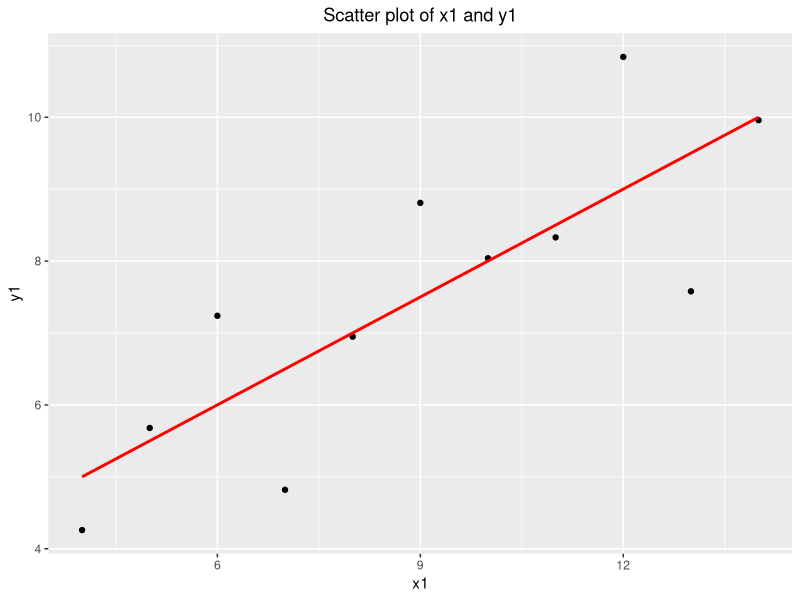
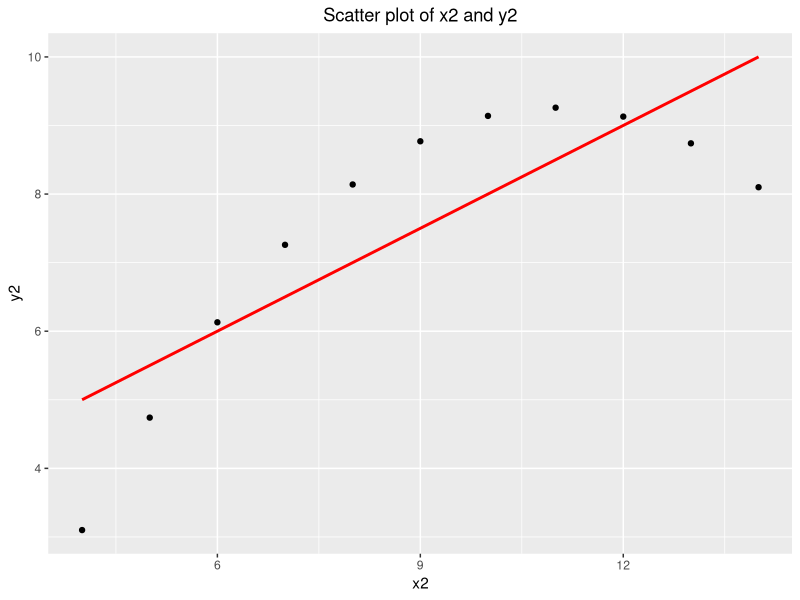
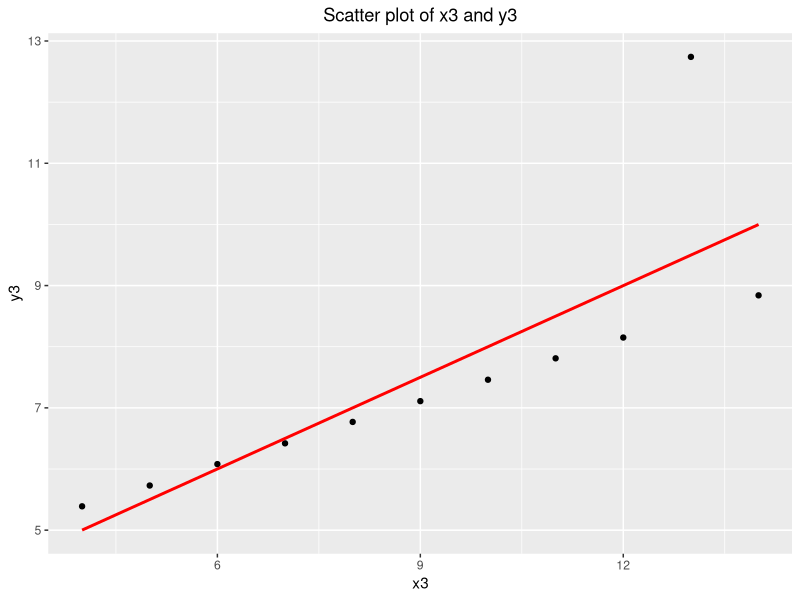
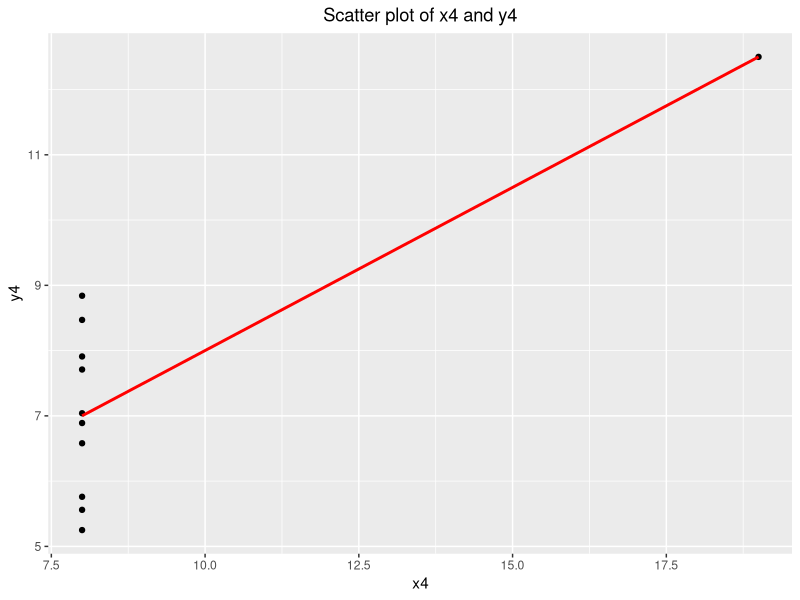
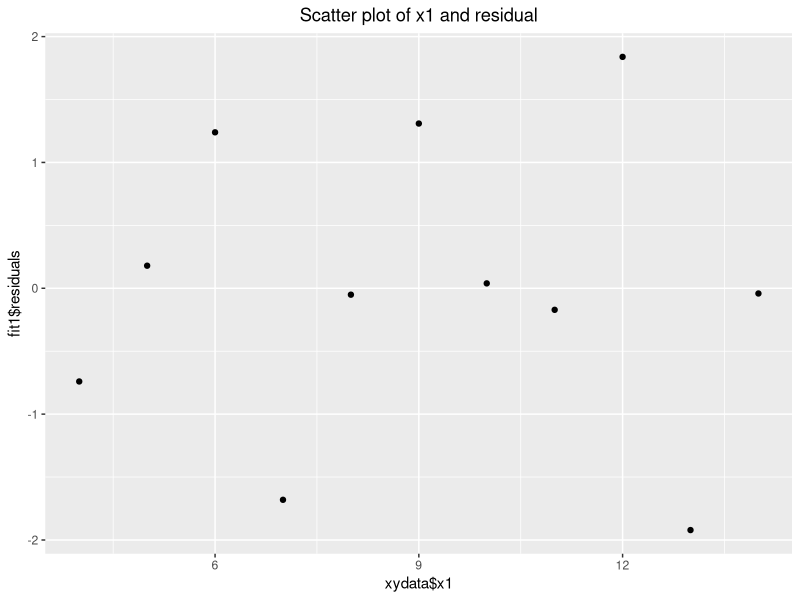
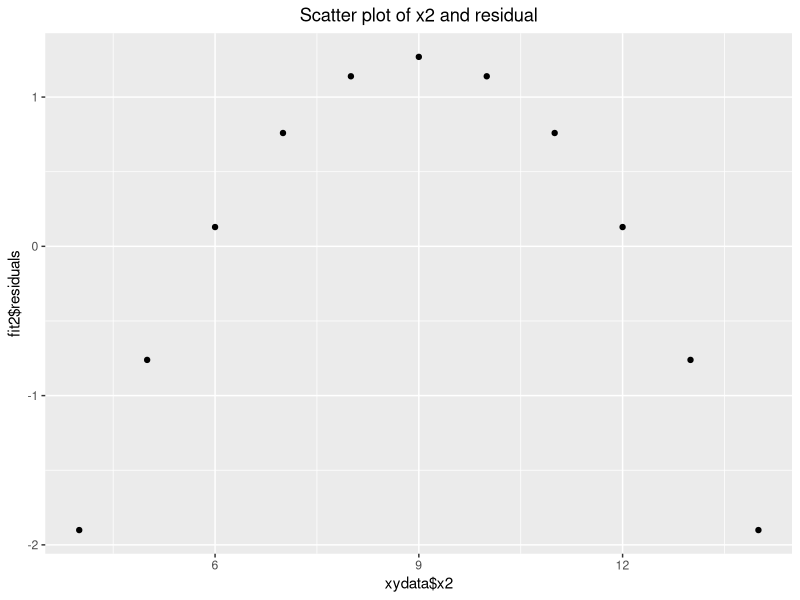
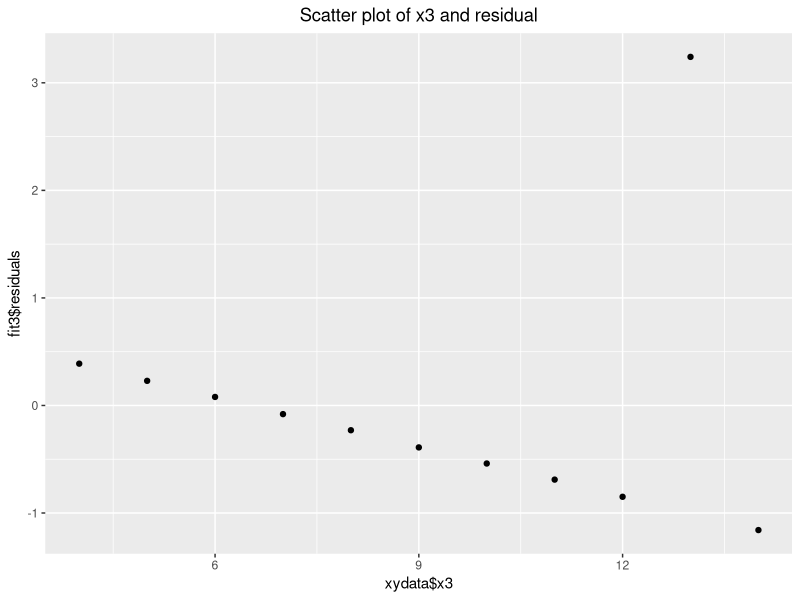
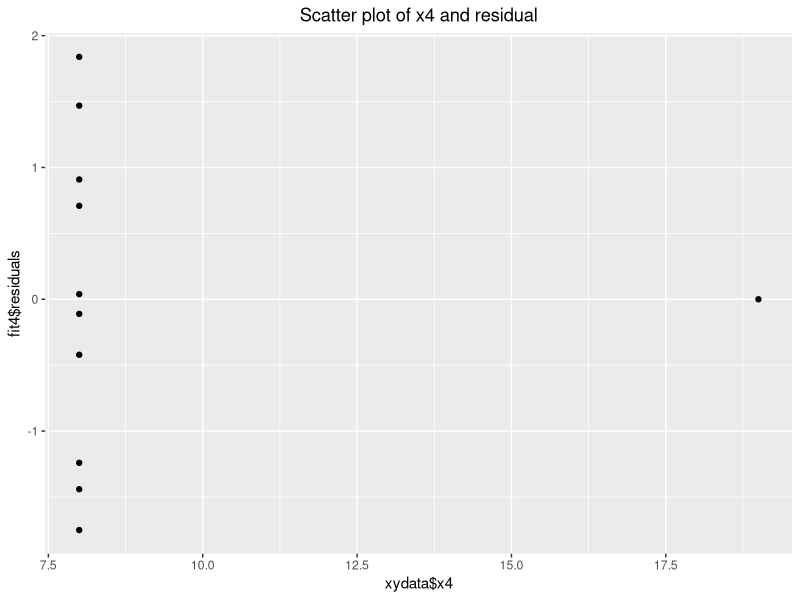

The R source for these figures, in order:
## ---- chunk 1
#| echo: false 

# clear the mamory and import package
rm(list = ls())
library(tidyverse)
library(here)

# Import data

xydata <- read.csv(here("data", "xydata.csv"))
## ---- chunk 2
# correlation between x1 and y1
cor(xydata$x1, xydata$y1)
## ---- chunk 3
# correlation between x2 and y2
cor(xydata$x2, xydata$y2)
## ---- chunk 4
# correlation between x3 and y3
cor(xydata$x3, xydata$y3)
## ---- chunk 5
# correlation between x4 and y4
cor(xydata$x4, xydata$y4)
## ---- chunk 6
fit1 <- lm(xydata$y1 ~ xydata$x1)
summary(fit1)
## ---- chunk 7
fit2 <- lm(xydata$y2 ~ xydata$x2)
summary(fit2)
## ---- chunk 8
fit3 <- lm(xydata$y3 ~ xydata$x3)
summary(fit3)
## ---- chunk 9
fit4 <- lm(xydata$y4 ~ xydata$x4)
summary(fit4)
## ---- chunk 10
#| echo: false        # hide code if this is the Answers page

ggplot(xydata, aes(x = x1, y = y1)) +
  geom_point() +
  geom_smooth(method = "lm", se = FALSE, col = "red") +
  labs(title = "Scatter plot of x1 and y1") +
  theme(plot.title = element_text(hjust = 0.5))
## ---- chunk 11
#| echo: false        # hide code if this is the Answers page

ggplot(xydata, aes(x = x2, y = y2)) +
  geom_point() +
  geom_smooth(method = "lm", se = FALSE, col = "red") +
  labs(title = "Scatter plot of x2 and y2") +
  theme(plot.title = element_text(hjust = 0.5))
## ---- chunk 12
#| echo: false        # hide code if this is the Answers page

ggplot(xydata, aes(x = x3, y = y3)) +
  geom_point() +
  geom_smooth(method = "lm", se = FALSE, col = "red") +
  labs(title = "Scatter plot of x3 and y3") +
  theme(plot.title = element_text(hjust = 0.5))
## ---- chunk 13
#| echo: false        # hide code if this is the Answers page

ggplot(xydata, aes(x = x4, y = y4)) +
  geom_point() +
  geom_smooth(method = "lm", se = FALSE, col = "red") +
  labs(title = "Scatter plot of x4 and y4") +
  theme(plot.title = element_text(hjust = 0.5))
## ---- chunk 14
#| echo: false        # hide code if this is the Answers page

ggplot() +
  geom_point(mapping = aes(x = xydata$x1, y = fit1$residuals)) +
  labs(title = "Scatter plot of x1 and residual") +
  theme(plot.title = element_text(hjust = 0.5))
## ---- chunk 15
#| echo: false        # hide code if this is the Answers page

ggplot() +
  geom_point(mapping = aes(x = xydata$x2, y = fit2$residuals)) +
  labs(title = "Scatter plot of x2 and residual") +
  theme(plot.title = element_text(hjust = 0.5))
## ---- chunk 16
#| echo: false        # hide code if this is the Answers page

ggplot() +
  geom_point(mapping = aes(x = xydata$x3, y = fit3$residuals)) +
  labs(title = "Scatter plot of x3 and residual") +
  theme(plot.title = element_text(hjust = 0.5))
## ---- chunk 17
#| echo: false        # hide code if this is the Answers page

ggplot() +
  geom_point(mapping = aes(x = xydata$x4, y = fit4$residuals)) +
  labs(title = "Scatter plot of x4 and residual") +
  theme(plot.title = element_text(hjust = 0.5))
